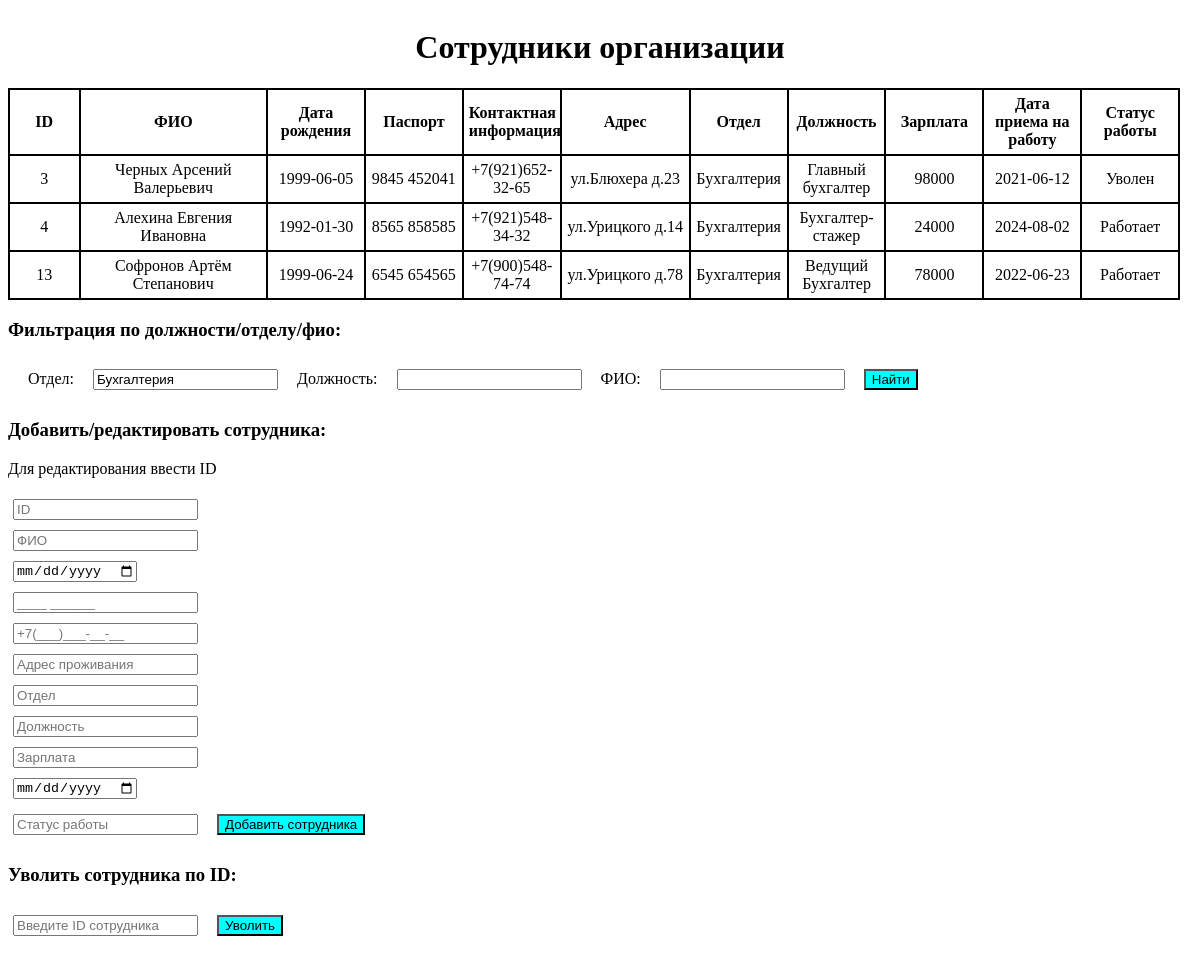
The page /index.php?FOtdel=Бухгалтерия on the database its author committed.
### tables this page shows
CREATE TABLE `sotr` (
  `ID` int(11) NOT NULL,
  `FIO` varchar(75) NOT NULL,
  `DataRozhdenia` date NOT NULL,
  `Pasport` varchar(15) NOT NULL,
  `KontaktnayaInfa` varchar(75) NOT NULL,
  `Adres` varchar(75) NOT NULL,
  `Otdel` varchar(75) NOT NULL,
  `Dolzhnost` varchar(75) NOT NULL,
  `Zarplata` int(11) NOT NULL,
  `DataPrinatia` date NOT NULL,
  `Statusr` varchar(10) NOT NULL
);

### index.php (the view, shortened to what this page needs)
<!DOCTYPE html>
<html lang="en">
<head>
    <link href="style.css" rel="stylesheet" type="text/css">
</head>
<body>
<?php
require_once 'config.php';
$FOtdel = isset($_GET['FOtdel']) ?$_GET['FOtdel'] : '';
$FDolzhnost = isset($_GET['FDolzhnost']) ?$_GET['FDolzhnost'] : '';$FFIO = isset($_GET['FFIO']) ?$_GET['FFIO'] : '';
$query = "SELECT * FROM sotr WHERE 1=1";
if ($FOtdel) {
    $query .= " AND Otdel LIKE '%$FOtdel%'";
}
$result = mysqli_query($conn, $query);
$list = array();
while ($row = mysqli_fetch_assoc($result)) {
$list[] = $row;
}
?>
<h1>Сотрудники организации</h1>
<table>
<thead>
    <th style=width:5%>ID</th>
    <th style=width:15%;>ФИО</th>
    <th>Дата рождения</th>
    <th>Паспорт</th>
    <th>Контактная информация</th>
    <th style=width:10%;>Адрес</th>
    <th>Отдел</th>
    <th>Должность</th>
    <th>Зарплата</th>
    <th>Дата приема на работу</th>
    <th>Статус работы</th>
</thead>
<tbody>
    <?php foreach($list as $item): ?>
        <tr>
            <td> <?php echo htmlspecialchars($item['ID']);?></td>
            <td> <?php echo htmlspecialchars($item['FIO']);?></td>
            <td> <?php echo htmlspecialchars($item['DataRozhdenia']);?></td>
            <td> <?php echo htmlspecialchars($item['Pasport']);?></td>
            <td> <?php echo htmlspecialchars($item['KontaktnayaInfa']);?></td>
            <td> <?php echo htmlspecialchars($item['Adres']);?></td>
            <td> <?php echo htmlspecialchars($item['Otdel']);?></td>
            <td> <?php echo htmlspecialchars($item['Dolzhnost']);?></td>
            <td> <?php echo htmlspecialchars($item['Zarplata']);?></td>
            <td> <?php echo htmlspecialchars($item['DataPrinatia']);?></td>
            <td> <?php echo htmlspecialchars($item['Statusr']);?></td>
        </tr>
    <?php endforeach; ?>
</tbody>
</table>
<h3> Фильтрация по должности/отделу/фио: </h3>
<form class = "filtr" method="GET" action="">
    <label class = "filtr" for="Otdel">Отдел:</label>
    <input type="text" id="Otdel" name="FOtdel" value="<?php echo htmlspecialchars($FOtdel); ?>">
    <label class = "filtr" for="Dolzhnost">Должность:</label>
    <input type="text" id="Dolzhnost" name="FDolzhnost" value="<?php echo htmlspecialchars($FDolzhnost); ?>">
    <label class = "filtr" for="FIO">ФИО:</label>
    <input type="text" id="FIO" name="FFIO" value="<?php echo htmlspecialchars($FFIO); ?>">
    <button type="submit">Найти</button>
</form>
<h3>Добавить/редактировать сотрудника:</h3>
<p>Для редактирования ввести ID</p>
<form method="POST" action="">
    <input type="text" name="ID" placeholder="ID"><br>
    <input type="text" name="FIO" placeholder="ФИО" required><br>
    <input type="date" name="DataRozhdenia" placeholder="Дата рождения" required><br>
    <input type="text" id="pasport" name="Pasport" placeholder="____ ______" required><br>
    <input type="text" id="phone" name="KontaktnayaInfa" placeholder="+7(___)___-__-__" required><br>
    <input type="text" name="Adres" placeholder="Адрес проживания" required><br>
    <input type="text" name="Otdel" placeholder="Отдел" required><br>
    <input type="text" name="Dolzhnost" placeholder="Должность" required><br>
    <input type="number" name="Zarplata" placeholder="Зарплата" required><br>
    <input type="date" name="DataPrinatia" placeholder="Дата принятия на работу" required><br>
    <input type="text" name="Statusr" placeholder="Статус работы" required>
    <button type="submit">Добавить сотрудника</button>
</form>
<h3>Уволить сотрудника по ID:</h3>
<form method="POST" action="">
    <input type="number" name="id" placeholder="Введите ID сотрудника" required>
    <button type="submit">Уволить</button>
</form>
</body>
</html>

### style.css (style rules this page uses)
h1 { text-align: center; }
body { font-size: 16px; align-content: center; }
table { table-layout: fixed; width: 99%; border-collapse: collapse; border: 2px solid rgb(0, 0, 0); }
th, td { padding: 5px; border: 2px solid rgb(0, 0, 0); text-align: center; }
.filtr { margin: 10px; font-size: 16px; align-content: center; }
button { margin: 10px; background-color:aqua; }
label { margin: 5px; }
input { box-sizing: border-box; margin: 5px; }

### rows shown on the page
sotr: ID "3", FIO "Черных Арсений Валерьевич", DataRozhdenia "1999-06-05", Pasport "9845 452041", KontaktnayaInfa "+7(921)652-32-65", Adres "ул.Блюхера д.23", Otdel "Бухгалтерия", Dolzhnost "Главный бухгалтер", Zarplata "98000", DataPrinatia "2021-06-12", Statusr "Уволен"
sotr: ID "4", FIO "Алехина Евгения Ивановна", DataRozhdenia "1992-01-30", Pasport "8565 858585", KontaktnayaInfa "+7(921)548-34-32", Adres "ул.Урицкого д.14", Otdel "Бухгалтерия", Dolzhnost "Бухгалтер-стажер", Zarplata "24000", DataPrinatia "2024-08-02", Statusr "Работает"
sotr: ID "13", FIO "Софронов Артём Степанович", DataRozhdenia "1999-06-24", Pasport "6545 654565", KontaktnayaInfa "+7(900)548-74-74", Adres "ул.Урицкого д.78", Otdel "Бухгалтерия", Dolzhnost "Ведущий Бухгалтер", Zarplata "78000", DataPrinatia "2022-06-23", Statusr "Работает"
